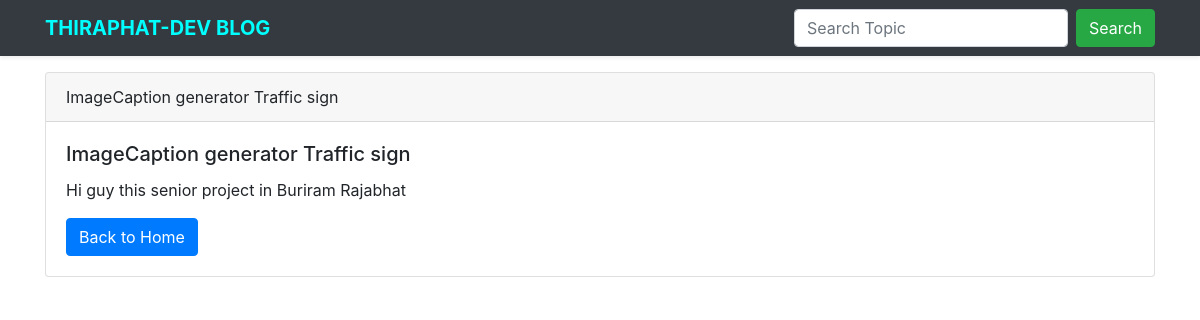
The app's page /blog/post/2/ with its own data.
### blog/models.py (models this page shows, shortened)
class Post(models.Model):
	categories_choice =  (
		("BlockChain", "BlockChain Technology"),
		("AI", "Technology"),
		("NFT", "NFT Technology"),
		("BACKEND", "BACKEND Technology"),
		("FRONTEND", "FRONTEND Technology"),
	)
	title = models.CharField(max_length=300)
	body = models.TextField()
	photo = models.ImageField(upload_to='blog/%Y/%m/%d', blank=True)
	category = models.CharField(max_length=50, choices=categories_choice)
	post_status = models.BooleanField(default=False)
	created_at = models.DateTimeField(auto_now_add=True)
	updated_at = models.DateTimeField(auto_now=True)

### blog/views.py (the view)
# urls.py: path('post/<int:id>/', views.post_detail, name="post_detail"),
def post_detail(request, id):
    post = Post.objects.get(id=id)
    return render(request, 'post_detail.html', {'post': post})

### blog/templates/post_detail.html (shortened to what this page needs)
{%extends 'base.html'%}
{%block content%}
<div class="container">
	<div class="row pb-3">
		<div class="col-sm-12">
			<div class="card">
				<div class="card-header">
					{{post.title}}
				</div>
				<div class="card-body">
					<h5 class="card-title">{{post.title}}</h5>
					<p class="card-text">{{post.body|safe}}
					</p>
					<a href="{%url 'index' %}" class="btn btn-primary">Back to Home</a>
				</div>
			</div>
		</div>
	</div>
{%endblock%}

### blog/static/blog.css (style rules this page uses)
* { margin: 0; padding: 0; box-sizing: border-box; }

### records on screen
Post: title "ImageCaption generator Traffic sign", body "Hi guy this senior project in Buriram Rajabhat"
